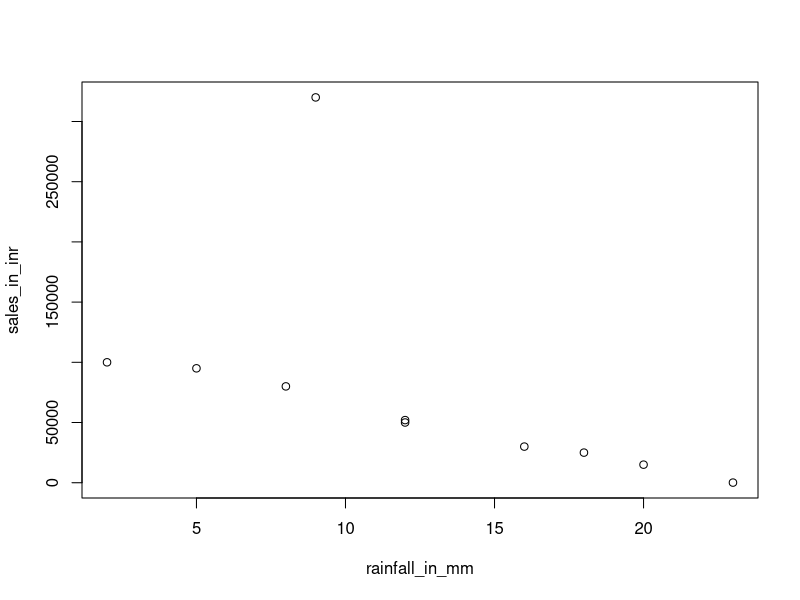
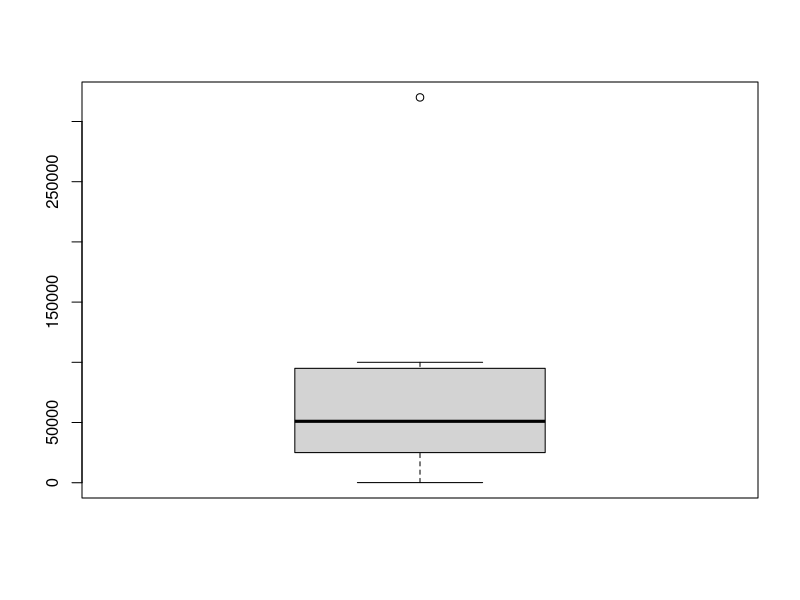
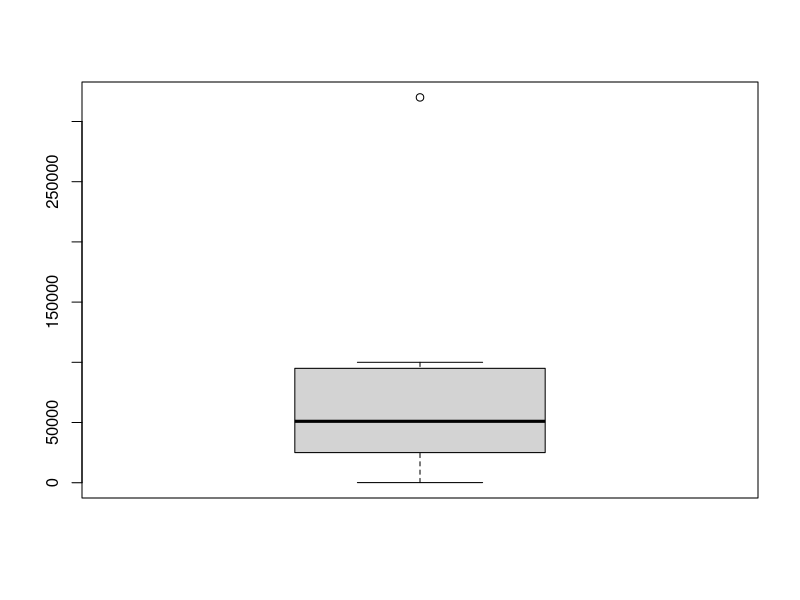

Recreate these plots in R, in order.
library(stats)

# read sales_vs_rainfall.csv dataset file
raw.data <- read.csv("sales_vs_rainfall.csv")

# visualising the data - Outlier detected
plot(raw.data)
boxplot(raw.data$sales_in_inr)

# Number of outliers using boxplot
length(boxplot(raw.data$sales_in_inr)$out)         # 1 outlier

# Outlier detection with proposed approach in paper
M <- median(raw.data$sales_in_inr)                 # median
md <- mad(raw.data$sales_in_inr)                   # Mean absolute deviance
low_outlier <-  M - (3*md)                         # Low outlier critical value
high_outlier <- M + (3*md)                         # High outlier critical value

# low_outlier = -93553.5
# high_outlier = 195553.5

range(raw.data$sales_in_inr)                       # 100 320000

# Finding number of outliers using given approach
cnt = 0
for (i in 1:length(raw.data$sales_in_inr)) {
  if ((raw.data$sales_in_inr[i] < low_outlier) | (raw.data$sales_in_inr[i] > high_outlier)){
    cnt = cnt + 1
  }
}
cnt                                                # 1 outlier detected
